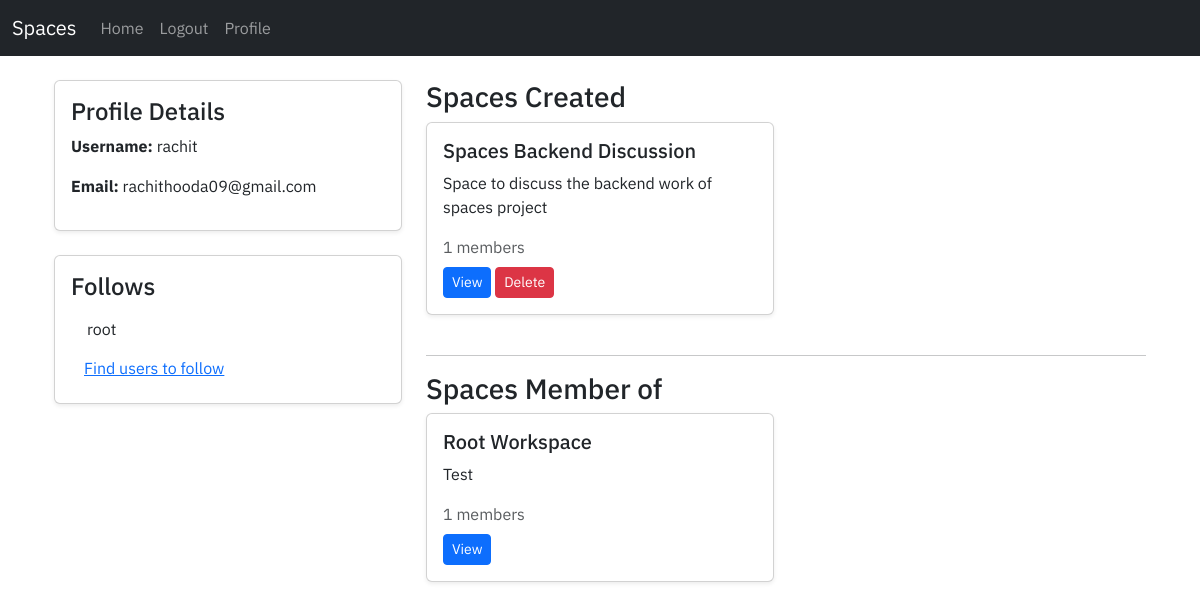
The page /user/profile/ (signed in) on the database its author committed.
### user/models.py (models this page shows, shortened)
class Profile(models.Model):
    user = models.OneToOneField(User, on_delete=models.CASCADE)
    follows = models.ManyToManyField("self", related_name="followed_by", symmetrical=True, blank=True)

### workspace/models.py (models this page shows, shortened)
class Workspace(models.Model):
    name = models.CharField(max_length=255)
    description = models.TextField(blank=True, null=True)
    creator = models.ForeignKey(User, on_delete=models.CASCADE, related_name='created_workspaces')
    members = models.ManyToManyField(User, related_name='workspaces')
    created_at = models.DateTimeField(auto_now_add=True)

### user/views.py (the view)
# urls.py: path('profile/', views.user_profile_view, name='profile'),
def user_profile_view(request):
    user = request.user
    user_spaces = Workspace.objects.filter(creator=user)
    spaces_member = Workspace.objects.filter(Q(members=user))
    context = {
        'user': user,
        'user_spaces': user_spaces,
        'spaces_member': spaces_member,
    }
    if user is not None:
        return render(request, 'user/profile.html', context=context)
    else:
        return redirect('login')

### user/templates/user/profile.html (shortened to what this page needs)
{% extends 'user/base.html' %}
{% block content %}
<div class="container mt-4">
    <div class="row">
        <div class="col-md-4">
            <div class="card shadow-sm mb-4">
                <div class="card-body">
                    <h4 class="card-title">Profile Details</h4>
                    <p><strong>Username:</strong> {{ user.username }}</p>
                    <p><strong>Email:</strong> {{ user.email }}</p>
                </div>
            </div>
            <div class="card shadow-sm mb-4">
                <div class="card-body">
                    <h4 class="card-title">Follows</h4>
                    {% if user.profile.follows.all %}
                        <ul class="list-group list-group-flush">
                            {% for profile in user.profile.follows.all %}
                                <li class="list-group-item">{{ profile.user.username }}</li>
                            {% endfor %}
                        </ul>
                    {% else %}
                        <p class="text-muted">No users followed yet.</p>
                    {% endif %}
                    <a href="{% url 'search' %}" class="btn btn-link">Find users to follow</a>
                </div>
            </div>
        </div>
        <div class="col-md-8">
            <h3>Spaces Created</h3>
            {% if user_spaces %}
                <div class="row">
                    {% for workspace in user_spaces %}
                        <div class="col-md-6 mb-4">
                            <div class="card shadow-sm h-100">
                                <div class="card-body">
                                    <h5 class="card-title">{{ workspace.name }}</h5>
                                    <p class="card-text">{{ workspace.description }}</p>
                                    <span class="text-muted">{{ workspace.members.count }} members</span>
                                    <div class="mt-2">
                                        <a href="{% url 'workspace_view' workspace.id %}" class="btn btn-primary btn-sm">View</a>
                                        {% if workspace.creator == user %}
                                            <a href="{% url 'delete_workspace' workspace.id %}" class="btn btn-danger btn-sm">Delete</a>
                                        {% endif %}
                                    </div>
                                </div>
                            </div>
                        </div>
                    {% endfor %}
                </div>
            {% else %}
                <p class="text-muted">No workspaces created yet.</p>
            {% endif %}
            <hr>
            <h3>Spaces Member of</h3>
            {% if spaces_member %}
                <div class="row">
                    {% for workspace in spaces_member %}
                        <div class="col-md-6 mb-4">
                            <div class="card shadow-sm h-100">
                                <div class="card-body">
                                    <h5 class="card-title">{{ workspace.name }}</h5>
                                    <p class="card-text">{{ workspace.description }}</p>
                                    <span class="text-muted">{{ workspace.members.count }} members</span>
                                    <div class="mt-2">
                                        <a href="{% url 'workspace_view' workspace.id %}" class="btn btn-primary btn-sm">View</a>
                                    </div>
                                </div>
                            </div>
                        </div>
                    {% endfor %}
                </div>
            {% else %}
                <p class="text-muted">No workspaces joined yet.</p>
            {% endif %}
        </div>
    </div>
</div>
{% endblock %}

### user/static/user/style.css (style rules this page uses)
* { font-family: 'IBM Plex Sans', serif; }

### rows shown on the page
Profile: user.username "root"
Workspace: name "Spaces Backend Discussion", description "Space to discuss the backend work of spaces project", members.count "1", shows "Delete"
Workspace: name "Root Workspace", description "Test", members.count "1"

### other values the page prints
{{ user.username }} "rachit"
{{ user.email }} "rachithooda09@gmail.com"
